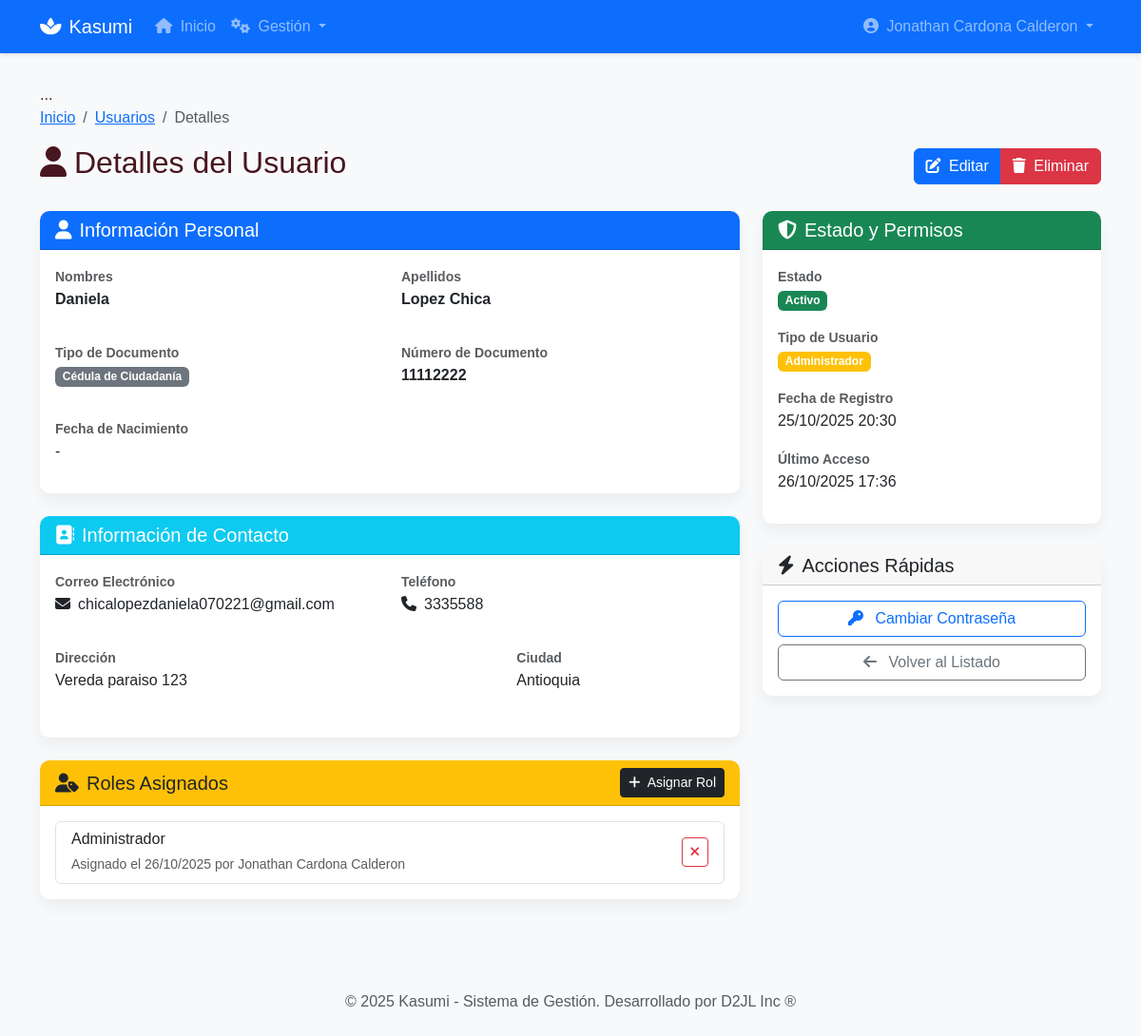
The page /usuarios/usuarios/2/ (signed in) on the database as committed earlier.
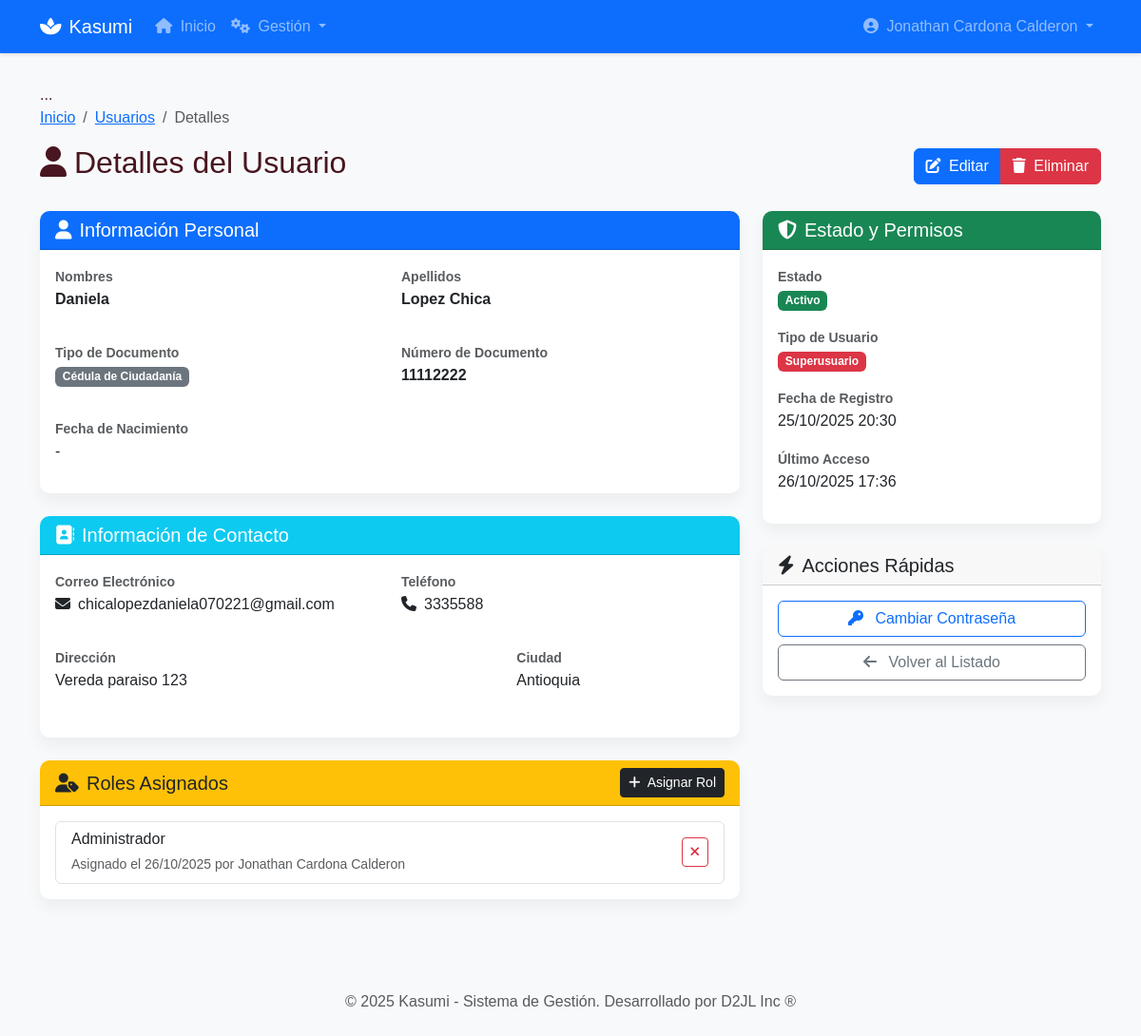
The same page on the database as committed later.
### gestion_usuarios/views.py (the view)
class DetalleUsuarioView(LoginRequiredMixin, UserPassesTestMixin, DetailView):
    model = Usuario
    template_name = 'gestion_usuarios/usuarios/detalle_usuario.html'
    context_object_name = 'usuario_detalle'
    def test_func(self):
        usuario = self.get_object()
        return self.request.user.is_staff or self.request.user == usuario
    def get_context_data(self, **kwargs):
        context = super().get_context_data(**kwargs)
        context['titulo'] = _('Detalles del Usuario')
        context['usuario'] = self.request.user
        return context

### templates/gestion_usuarios/usuarios/detalle_usuario.html (shortened to what the changed rows need)
{% extends "base.html" %}
{% load static %}
{% block content %}
<div class="row mb-4">
    <div class="col-12">
        <div class="d-flex justify-content-between align-items-center">
            <h2><i class="fas fa-user me-2"></i>Detalles del Usuario</h2>
        </div>
    </div>
</div>
<div class="row">
    <div class="col-lg-4">
        <div class="card mb-4">
            <div class="card-body">
                <div class="mb-3">
                    <p>
                        {% if usuario_detalle.is_superuser %}
                            <span class="badge bg-danger">Superusuario</span>
                        {% elif usuario_detalle.is_staff %}
                            <span class="badge bg-warning">Administrador</span>
                        {% else %}
                            <span class="badge bg-info">Usuario Regular</span>
                        {% endif %}
                    </p>
                </div>
            </div>
        </div>
    </div>
</div>
{% endblock %}

Rows that differ between the two databases and show on the page:
changed Usuario "Daniela": is_superuser False → True (drawn)
Other text that changed with them:
text no longer shown: "Administrador"
text now shown: "Superusuario"
